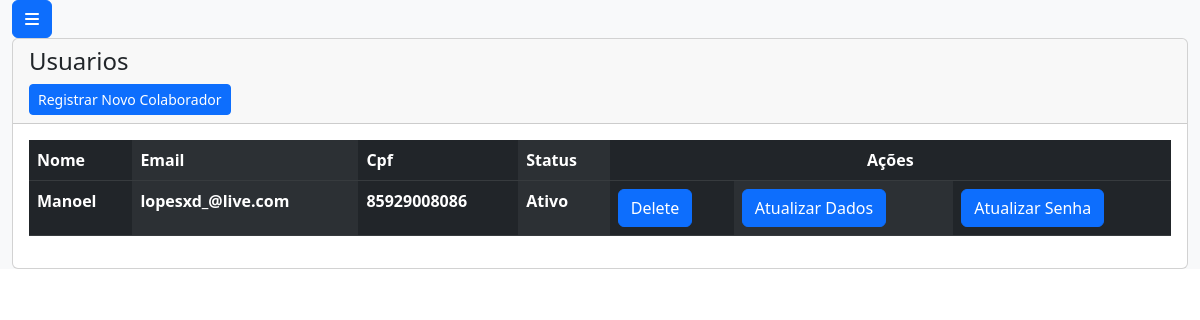
/collaborator/main_menu_collaborator (signed in), run on an earlier commit of the app's database.
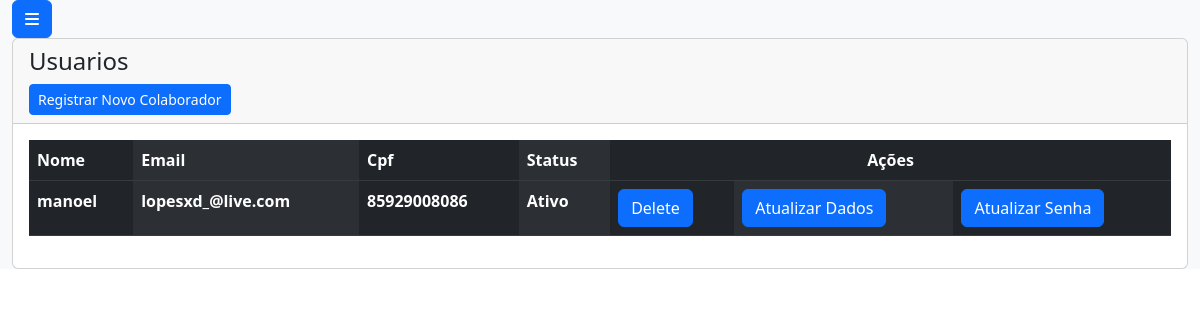
And on a later commit of the database.
### apps/Collaborator/models.py (models this page shows, shortened)
class Collaborator(User):
    cpf = models.CharField(unique=True, max_length=11)
    active = models.BooleanField(default=True)

### apps/User/models.py (models this page shows, shortened)
class User(AbstractUser):
     email = models.EmailField(unique=True)
     username = models.CharField(unique=True, max_length=30)

### apps/Collaborator/views.py (the view)
# urls.py: path("main_menu_collaborator",views.main_menu_collaborator,name="main_menu_collaborator"),
@user_passes_test(lambda user: user.is_superuser or user.is_staff,login_url='user:page_not_found')
@login_required(login_url="login_system")
def main_menu_collaborator(request):
     return render(request,'collaborator/main_menu_collaborator.html',{'collaborators':Collaborator.objects.all()})

### templates/collaborator/main_menu_collaborator.html (shortened to what this page needs)
{% extends 'base.html' %}
{% block content %}
<div class="card">
  <div class="card-header">
    <h4 class="card-title">Usuarios</h4>
    <td class="px-1"><a href="{% url 'collaborator:save_collaborator' %}" class="btn btn-primary btn-sm">Registrar Novo Colaborador</a></td>
  </div>
  <div class="card-body">
    <div class="table-responsive">
      <table class="table table-dark table-striped-columns" id="">
        <thead class="text-primary">
          <tr>
            <th>Nome</th>
            <th>Email</th>
            <th>Cpf</th>
            <th>Status</th>
            <th colspan="3" style="text-align: center;">Ações</th>
          </tr>
        </thead>
        <tbody>
          {% for collaborator in collaborators %}
          <tr>
            <th>{{ collaborator.first_name }}</th>
            <th>{{ collaborator.email }}</th>
            <th>{{ collaborator.cpf }}</th>
            {% if collaborator %}
            <th> Ativo </th>
            {% else %}
            <th> Inativo </th>
            {% endif %}
            <th><a type="submit" class="btn btn-primary" onclick="return confirm('Deseja realmente Deletar?')"
                href="{% url 'collaborator:erase_collaborator' collaborator.id %}">Delete</a></th>
            <th><a type="submit" class="btn btn-primary" href="{% url 'collaborator:update_collaborator' collaborator.id %}">Atualizar Dados</a></th>
            <th><a type="submit" class="btn btn-primary" href="{% url 'collaborator:update_collaborator_password' collaborator.id %}">Atualizar Senha</a></th>
          </tr>
          {% endfor %}
        </tbody>
      </table>
    </div>
  </div>
</div>
{% endblock content %}

### templates/base.html (shortened to what this page needs)
<!DOCTYPE html>
<html lang="en">
  <head>
      {% load static %}
    <link href="https://cdn.jsdelivr.net/npm/bootstrap@5.3.0/dist/css/bootstrap.min.css" rel="stylesheet">
    <link rel="stylesheet" href="{% static 'css/shake.css'%}">
  </head>
  <body>
    <div class="container-fluid bg-light vw-75" >
      {% include 'side-bar.html' %}
      {% block content %}{% endblock content %}
    </div>
  </body>
</html>

### templates/side-bar.html (shortened to what this page needs)
{% if user.is_authenticated %}
<button class="btn btn-primary" type="button" data-bs-toggle="offcanvas" data-bs-target="#offcanvasExample" aria-controls="offcanvasExample">
  <i class="fa-solid fa-bars"></i>
</button>
{% endif %}

What changed in the data, as far as the page shows it:
removed Collaborator: first_name "Manoel", email "lopesxd_@live.com", cpf "85929008086"
added Collaborator: first_name "manoel", email "lopesxd_@live.com", cpf "85929008086"
